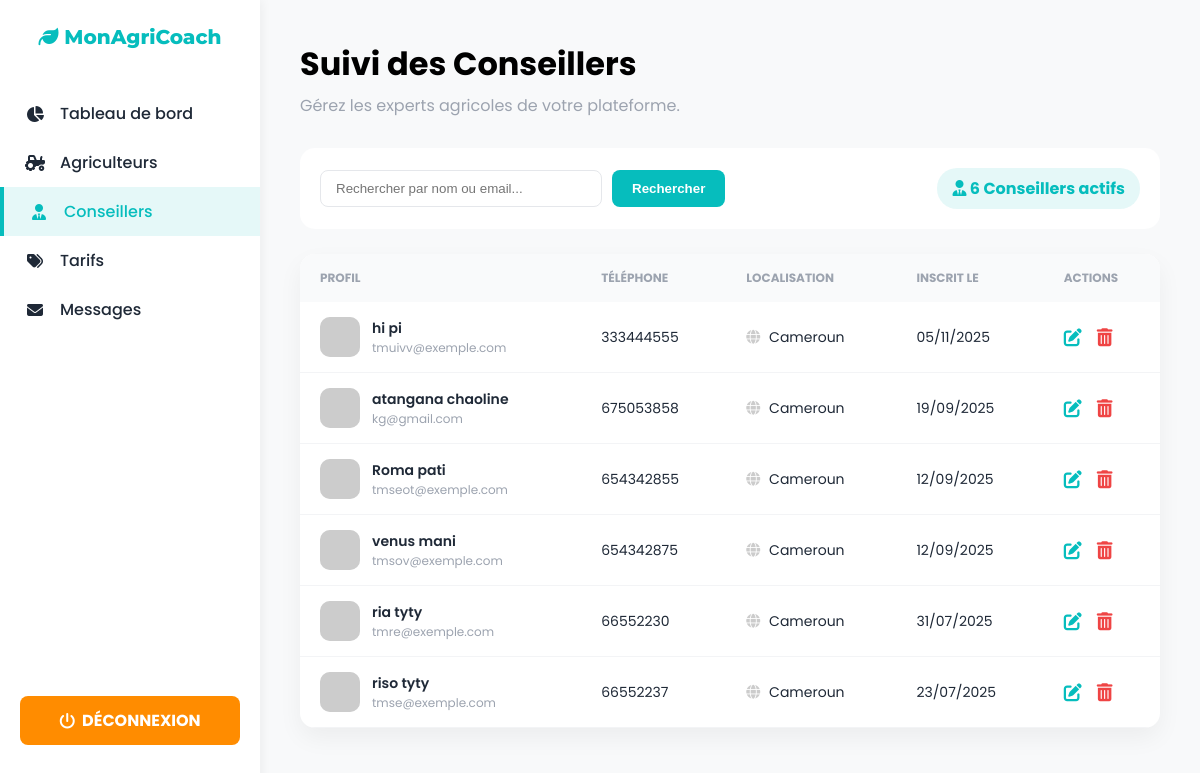
The app's page /liste_conseiller.php (signed in) with its own data.
### tables this page shows
CREATE TABLE `utilisateur` (
  `id` int(11) NOT NULL,
  `email` varchar(45) NOT NULL,
  `mot_de_passe` varchar(255) NOT NULL,
  `nom` varchar(45) NOT NULL,
  `prenom` varchar(45) NOT NULL,
  `telephone` varchar(45) NOT NULL,
  `pays` varchar(150) NOT NULL,
  `date_inscription` datetime NOT NULL,
  `type_utilisateur` varchar(45) NOT NULL,
  `reset_token` varchar(255) NOT NULL,
  `reset_token_expiration` datetime NOT NULL,
  `photo` varchar(255) NOT NULL,
  `langue` varchar(5) DEFAULT 'fr',
  `timezone` varchar(50) DEFAULT 'Africa/Douala',
  `notif_arrosage` tinyint(1) DEFAULT 1,
  `notif_stock` tinyint(1) DEFAULT 0
);

### liste_conseiller.php (the view, shortened to what this page needs)
<?php
require_once 'db.php';
try {
    $sql = "SELECT id, email, nom, prenom, telephone, pays, date_inscription, photo
            FROM utilisateur
            WHERE type_utilisateur = 'conseiller_agricole'
            ORDER BY date_inscription DESC";
    $stmt = $pdo->prepare($sql);
    $stmt->execute();
    $conseillers = $stmt->fetchAll();
    $sql_total = "SELECT COUNT(*) AS total FROM utilisateur WHERE type_utilisateur = 'conseiller_agricole'";
    $stmt_total = $pdo->query($sql_total);
    $total_result = $stmt_total->fetch();
    $total = $total_result['total'];
} catch (PDOException $e) {
    error_log($e->getMessage());
    die("Erreur de récupération des données.");
}
?>
<!DOCTYPE html>
<html lang="fr">
<head>
    <link rel="stylesheet" href="https://cdnjs.cloudflare.com/ajax/libs/font-awesome/6.4.0/css/all.min.css">
</head>
<body>
    <nav class="sidebar">
        <a href="index.php" class="logo"><i class="fas fa-leaf"></i> MonAgriCoach</a>
        <ul>
            <li><a href="admin_dashboard.php"><i class="fas fa-chart-pie"></i> Tableau de bord</a></li>
            <li><a href="liste_agriculteur.php"><i class="fas fa-tractor"></i> Agriculteurs</a></li>
            <li><a href="liste_conseiller.php" class="active"><i class="fas fa-user-tie"></i> Conseillers</a></li>
            <li><a href="tarifs.php"><i class="fas fa-tags"></i> Tarifs</a></li>
            <li><a href="contact.php"><i class="fas fa-envelope"></i> Messages</a></li>
        </ul>
        <div class="sidebar-footer">
            <a href="deconnexion_admin.php" class="btn-logout">
                <i class="fas fa-power-off"></i> &nbsp; DÉCONNEXION
            </a>
        </div>
    </nav>
    <div class="main-content">
        <div class="header-section">
            <div>
                <h1 style="margin: 0; font-weight: 700;">Suivi des Conseillers</h1>
                <p style="color: var(--color-text-light); margin: 5px 0 0 0;">Gérez les experts agricoles de votre plateforme.</p>
            </div>
        </div>
        <div class="action-bar">
            <form action="recherche_cons.php" method="GET" class="search-form">
                <input type="text" name="recherche" placeholder="Rechercher par nom ou email...">
                <button type="submit" class="btn-search">Rechercher</button>
            </form>
            <div class="total-badge">
                <i class="fas fa-user-tie"></i> <?php echo $total; ?> Conseillers actifs
            </div>
        </div>
        <div class="table-container">
            <?php if (count($conseillers) > 0): ?>
                <table>
                    <thead>
                        <tr>
                            <th>Profil</th>
                            <th>Téléphone</th>
                            <th>Localisation</th>
                            <th>Inscrit le</th>
                            <th>Actions</th>
                        </tr>
                    </thead>
                    <tbody>
                        <?php foreach($conseillers as $cons): ?>
                        <tr>
                            <td>
                                <div class="user-info">
                                    <img src="<?php echo !empty($cons['photo']) ? 'uploads/'.$cons['photo'] : 'https://ui-avatars.com/api/?background=06bdbd&color=fff&name='.urlencode($cons['nom']); ?>" class="user-photo">
                                    <div>
                                        <div style="font-weight: 600;"><?php echo htmlspecialchars($cons['nom'].' '.$cons['prenom']); ?></div>
                                        <div style="font-size: 12px; color: var(--color-text-light);"><?php echo htmlspecialchars($cons['email']); ?></div>
                                    </div>
                                </div>
                            </td>
                            <td><?php echo htmlspecialchars($cons['telephone']); ?></td>
                            <td><i class="fas fa-globe" style="color: #ccc; margin-right: 5px;"></i> <?php echo htmlspecialchars($cons['pays']); ?></td>
                            <td><?php echo date('d/m/Y', strtotime($cons['date_inscription'])); ?></td>
                            <td>
                                <div class="actions">
                                    <a href="modifier_utilisateur.php?id=<?php echo $cons['id']; ?>" class="btn-edit" title="Modifier"><i class="fas fa-edit"></i></a>
                                    <form action="supprimer_conseiller.php" method="POST" onsubmit="return confirm('Voulez-vous vraiment supprimer ce conseiller ?');" style="display:inline;">
                                        <button type="submit" class="btn-delete" title="Supprimer"><i class="fas fa-trash-alt"></i></button>
                                    </form>
                                </div>
                            </td>
                        </tr>
                        <?php endforeach; ?>
                    </tbody>
                </table>
            <?php endif; ?>
        </div>
    </div>
</body>
</html>

### liste_conseiller.php (style rules this page uses)
:root { --color-primary-emerald: #06bdbd; --color-secondary-gold: #FF8C00; --color-light-bg: #F8F9FA; --color-card-bg: #FFFFFF; --color-text-dark: #1F2937; --color-text-light: #9CA3AF; --sidebar-width: 260px; }
body { font-family: 'Poppins', sans-serif; margin: 0; background-color: var(--color-light-bg); display: flex; }
.sidebar { width: var(--sidebar-width); background: var(--color-card-bg); height: 100vh; position: fixed; box-shadow: 2px 0 10px rgba(0,0,0,0.05); display: flex; flex-direction: column; padding-top: 25px; z-index: 1000; }
.sidebar .logo { font-family: 'Montserrat'; color: var(--color-primary-emerald); font-size: 20px; font-weight: 800; text-align: center; text-decoration: none; margin-bottom: 40px; display: block; }
.sidebar ul { list-style: none; padding: 0; margin: 0; flex-grow: 1; }
.sidebar li a { display: flex; align-items: center; padding: 12px 25px; color: var(--color-text-dark); text-decoration: none; font-weight: 500; transition: 0.3s; }
.sidebar li a i { margin-right: 15px; width: 20px; text-align: center; }
.sidebar li a:hover, .sidebar li a.active { background: rgba(6, 189, 189, 0.1); color: var(--color-primary-emerald); border-left: 4px solid var(--color-primary-emerald); }
.sidebar-footer { padding: 20px; padding-bottom: 80px; margin-top: auto; }
.btn-logout { display: flex; align-items: center; justify-content: center; background: var(--color-secondary-gold); color: white !important; padding: 12px; border-radius: 8px; text-decoration: none; font-weight: 700; }
.main-content { margin-left: var(--sidebar-width); padding: 40px; width: calc(100% - var(--sidebar-width)); }
.header-section { display: flex; justify-content: space-between; align-items: flex-end; margin-bottom: 30px; }
.action-bar { display: flex; justify-content: space-between; align-items: center; margin-bottom: 25px; background: white; padding: 20px; border-radius: 15px; }
.search-form { display: flex; gap: 10px; }
.search-form input { padding: 10px 15px; border: 1px solid #E5E7EB; border-radius: 8px; width: 250px; outline: none; }
.btn-search { background: var(--color-primary-emerald); color: white; border: none; padding: 10px 20px; border-radius: 8px; font-weight: 600; cursor: pointer; }
.total-badge { background: rgba(6, 189, 189, 0.1); color: var(--color-primary-emerald); padding: 8px 15px; border-radius: 20px; font-weight: 700; }
.table-container { background: white; border-radius: 15px; box-shadow: 0 10px 25px rgba(0,0,0,0.05); overflow: hidden; }
table { width: 100%; border-collapse: collapse; }
th { background: #F9FAFB; padding: 15px 20px; text-align: left; color: var(--color-text-light); font-size: 12px; text-transform: uppercase; }
td { padding: 15px 20px; border-bottom: 1px solid #F3F4F6; font-size: 14px; color: var(--color-text-dark); }
.user-info { display: flex; align-items: center; gap: 12px; }
.user-photo { width: 40px; height: 40px; border-radius: 10px; background: #eee; object-fit: cover; }
.actions { display: flex; gap: 15px; font-size: 18px; }
.btn-edit { color: var(--color-primary-emerald); }
.btn-delete { color: #EF4444; border: none; background: none; cursor: pointer; padding: 0; font-size: 18px; }

### records on screen
utilisateur: nom+prenom "hi pi", email "tmuivv@exemple.com", telephone "333444555", pays "Cameroun", date_inscription "05/11/2025"
utilisateur: nom+prenom "atangana chaoline", email "kg@gmail.com", telephone "675053858", pays "Cameroun", date_inscription "19/09/2025"
utilisateur: nom+prenom "Roma pati", email "tmseot@exemple.com", telephone "654342855", pays "Cameroun", date_inscription "12/09/2025"
utilisateur: nom+prenom "venus mani", email "tmsov@exemple.com", telephone "654342875", pays "Cameroun", date_inscription "12/09/2025"
utilisateur: nom+prenom "ria tyty", email "tmre@exemple.com", telephone "66552230", pays "Cameroun", date_inscription "31/07/2025"
utilisateur: nom+prenom "riso tyty", email "tmse@exemple.com", telephone "66552237", pays "Cameroun", date_inscription "23/07/2025"

### other values on screen
$total "6"
